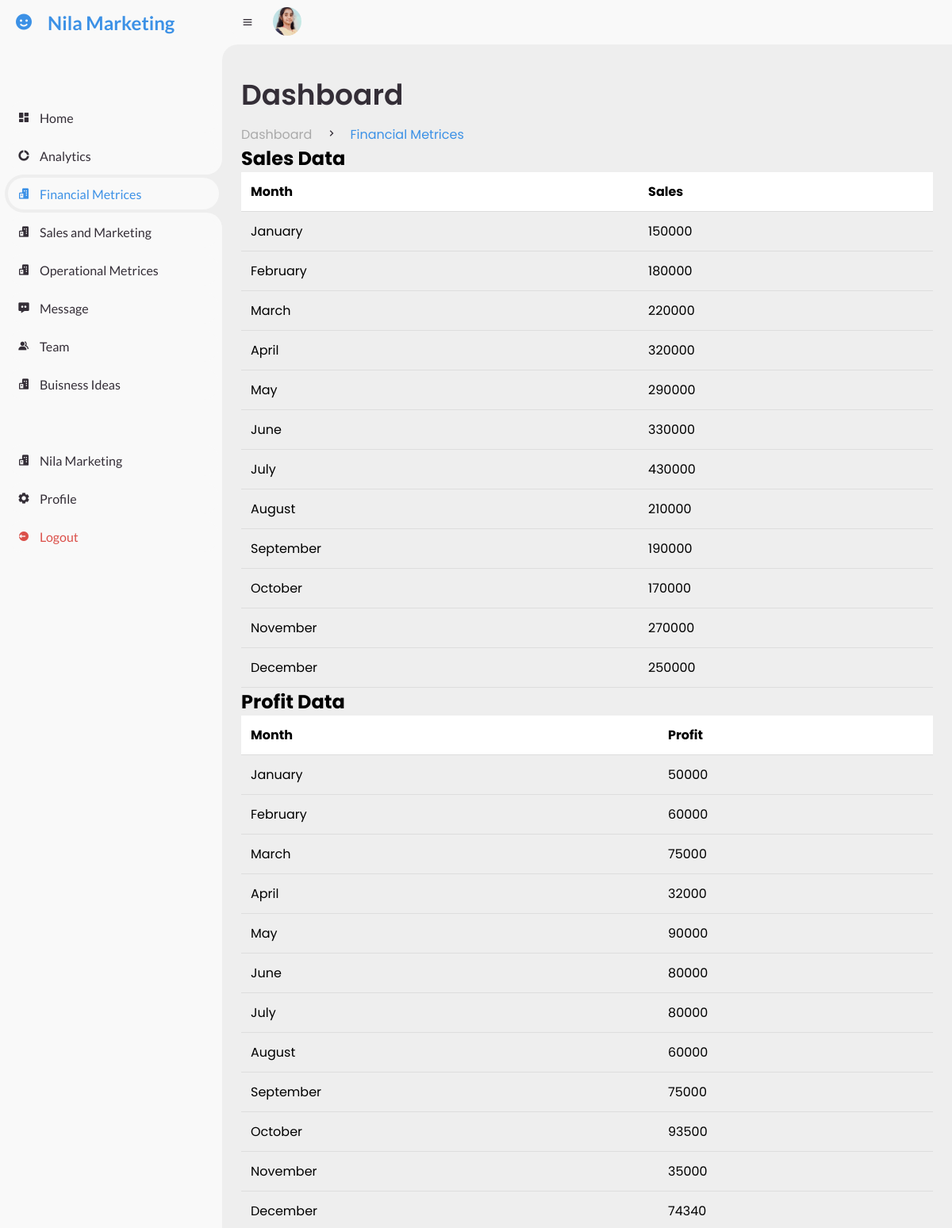
The page /sales.php (upper part) on the database its author committed.
### tables this page shows
CREATE TABLE `sales_data` (
  `id` int(11) NOT NULL,
  `month` varchar(20) NOT NULL,
  `sales` int(11) NOT NULL
);

CREATE TABLE `profit_data` (
  `id` int(11) NOT NULL,
  `month` varchar(20) NOT NULL,
  `profit` int(11) NOT NULL
);

### sales.php (the view, shortened to what this page needs)
<!DOCTYPE html>
<html lang="en">
<head>
  <link rel="stylesheet" href="team.css">
<link href='https://unpkg.com/boxicons@2.0.9/css/boxicons.min.css' rel='stylesheet'>
	<link rel="stylesheet" href="style.css">
</head>
<body>
	<section id="sidebar">
		<a href="ecom/index.php" class="brand">
			<i class='bx bxs-smile'></i>
			<span class="text">Nila Marketing</span>
		</a>
		<ul class="side-menu top">
			<li>
				<a href="dashboard.php">
					<i class='bx bxs-dashboard' ></i>
					<span class="text">Home</span>
				</a>
			</li>
			<li>
				<a href="analystics.html">
					<i class='bx bxs-doughnut-chart' ></i>
					<span class="text">Analytics</span>
				</a>
			</li>
<li class="active">
				<a href="sales.php">
					<i class='bx bxs-buildings' ></i>
					<span class="text">Financial Metrices</span>
				</a>
			</li>
<li>
				<a href="marketing.php">
					<i class='bx bxs-buildings' ></i>
					<span class="text">Sales and Marketing</span>
				</a>
			</li>
		<li>
				<a href="operational.php">
					<i class='bx bxs-buildings' ></i>
					<span class="text">Operational Metrices</span>
				</a>
			</li>
			<li>
				<a href="email.html">
					<i class='bx bxs-message-dots' ></i>
					<span class="text">Message</span>
				</a>
			</li>
			<li>
				<a href="team.html">
					<i class='bx bxs-group' ></i>
					<span class="text">Team</span>
				</a>
			</li>
<li>
				<a href="Buisness.html">
					<i class='bx bxs-buildings' ></i>
					<span class="text">Buisness Ideas</span>
				</a>
			</li>
		</ul>
		<ul class="side-menu">
<li>
				<a href="ecom/index.php">
					<i class='bx bxs-buildings' ></i>
					<span class="text">Nila Marketing</span>
				</a>
			</li>
			<li>
				<a href="setting.html">
					<i class='bx bxs-cog' ></i>
					<span class="text">Profile</span>
				</a>
			</li>
			<li>
				<a href="logout.php" class="logout">
					<i class='bx bxs-log-out-circle' ></i>
					<span class="text">Logout</span>
				</a>
			</li>
		</ul>
	</section>
<section id="content">
		<nav>
			<i class='bx bx-menu' ></i>
			<a href="setting.html" class="profile">
				<img src="profile.jpg">
			</a>
		</nav>
<main>
			<div class="head-title">
				<div class="left">
					<h1>Dashboard</h1>
					<ul class="breadcrumb">
						<li>
							<a href="dashboard.html">Dashboard</a>
						</li>
						<li><i class='bx bx-chevron-right' ></i></li>
						<li>
							<a class="active" href="sales.html">Financial Metrices</a>
						</li>
					</ul>
				</div>
			</div>
<h2>Sales Data</h2>
<?php
$servername = "localhost";
$username = "root";
$password = "";
$dbname = "ceo_dashboard";
$conn = new mysqli($servername, $username, $password, $dbname);
$sql = "SELECT month, sales FROM sales_data";
$result = $conn->query($sql);
if ($result->num_rows > 0) {
    echo "<table>";
    echo "<tr><th>Month</th><th>Sales</th></tr>";
    while($row = $result->fetch_assoc()) {
        echo "<tr><td>".$row["month"]."</td><td>".$row["sales"]."</td></tr>";
    }
    echo "</table>";
} else {
    echo "0 results";
}
?>
<h2>Profit Data</h2>
<?php
$sql = "SELECT month, profit FROM profit_data";
$result = $conn->query($sql);
if ($result->num_rows > 0) {
    echo "<table>";
    echo "<tr><th>Month</th><th>Profit</th></tr>";
    while($row = $result->fetch_assoc()) {
        echo "<tr><td>".$row["month"]."</td><td>".$row["profit"]."</td></tr>";
    }
    echo "</table>";
} else {
    echo "0 results";
}
?>
	</main>
</section>
</body>
</html>

### team.css (style rules this page uses)
body { margin:0; font-family: Candara, sans-serif; background-color: #f4f4f4; }
table { width: 100%; border-collapse: collapse; }
th, td { padding: 12px; text-align: left; border-bottom: 1px solid #ddd; }
th { background-color: white; }

### style.css (style rules this page uses)
* { margin: 0; padding: 0; box-sizing: border-box; }
a { text-decoration: none; }
li { list-style: none; }
:root { --poppins: 'Poppins', sans-serif; --lato: 'Lato', sans-serif; --light: #F9F9F9; --blue: #3C91E6; --light-blue: #CFE8FF; --grey: #eee; --dark-grey: #AAAAAA; --dark: #342E37; --red: #DB504A; --yellow: #FFCE26; --light-yellow: #FFF2C6; --orange: #FD7238; --light-orange: #FFE0D3; }
html { overflow-x: hidden; }
body { background: var(--grey); overflow-x: hidden; }
#sidebar { position: fixed; top: 0; left: 0; width: 280px; height: 100%; background: var(--light); z-index: 2000; font-family: var(--lato); transition: .3s ease; overflow-x: hidden; scrollbar-width: 30px; }
#sidebar .brand { font-size: 24px; font-weight: 700; height: 56px; display: flex; align-items: center; color: var(--blue); position: sticky; top: 0; left: 0; background: var(--light); z-index: 500; padding-bottom: 20px; box-sizing: content-box; }
#sidebar .brand .bx { min-width: 60px; display: flex; justify-content: center; }
#sidebar .side-menu { width: 100%; margin-top: 48px; }
#sidebar .side-menu li { height: 48px; background: transparent; margin-left: 6px; border-radius: 48px 0 0 48px; padding: 4px; }
#sidebar .side-menu li.active { background: var(--grey); position: relative; }
#sidebar .side-menu li.active::before { content: ''; position: absolute; width: 40px; height: 40px; border-radius: 50%; top: -40px; right: 0; box-shadow: 20px 20px 0 var(--grey); z-index: -1; }
#sidebar .side-menu li.active::after { content: ''; position: absolute; width: 40px; height: 40px; border-radius: 50%; bottom: -40px; right: 0; box-shadow: 20px -20px 0 var(--grey); z-index: -1; }
#sidebar .side-menu li a { width: 100%; height: 100%; background: var(--light); display: flex; align-items: center; border-radius: 48px; font-size: 16px; color: var(--dark); white-space: nowrap; overflow-x: hidden; }
#sidebar .side-menu.top li.active a { color: var(--blue); }
#sidebar .side-menu li a.logout { color: var(--red); }
#sidebar .side-menu li a .bx { min-width: calc(60px - ((4px + 6px) * 2)); display: flex; justify-content: center; }
#content { position: relative; width: calc(100% - 280px); left: 280px; transition: .3s ease; }
#content nav { height: 56px; background: var(--light); padding: 0 24px; display: flex; align-items: center; grid-gap: 24px; font-family: var(--lato); position: sticky; top: 0; left: 0; z-index: 1000; }
#content nav::before { content: ''; position: absolute; width: 40px; height: 40px; bottom: -40px; left: 0; border-radius: 50%; box-shadow: -20px -20px 0 var(--light); }
#content nav a { color: var(--dark); }
#content nav .bx.bx-menu { cursor: pointer; color: var(--dark); }
#content nav .profile img { width: 36px; height: 36px; object-fit: cover; border-radius: 50%; }
#content main { width: 100%; padding: 36px 24px; font-family: var(--poppins); max-height: calc(100vh - 56px); overflow-y: auto; }
#content main .head-title { display: flex; align-items: center; justify-content: space-between; grid-gap: 16px; flex-wrap: wrap; }
#content main .head-title .left h1 { font-size: 36px; font-weight: 600; margin-bottom: 10px; color: var(--dark); }
#content main .head-title .left .breadcrumb { display: flex; align-items: center; grid-gap: 16px; }
#content main .head-title .left .breadcrumb li { color: var(--dark); }
#content main .head-title .left .breadcrumb li a { color: var(--dark-grey); pointer-events: none; }
#content main .head-title .left .breadcrumb li a.active { color: var(--blue); pointer-events: unset; }

### rows shown on the page
sales_data: month "January", sales "150000"
sales_data: month "February", sales "180000"
sales_data: month "March", sales "220000"
sales_data: month "April", sales "320000"
sales_data: month "May", sales "290000"
sales_data: month "June", sales "330000"
sales_data: month "July", sales "430000"
sales_data: month "August", sales "210000"
sales_data: month "September", sales "190000"
sales_data: month "October", sales "170000"
sales_data: month "November", sales "270000"
sales_data: month "December", sales "250000"
profit_data: month "January", profit "50000"
profit_data: month "February", profit "60000"
profit_data: month "March", profit "75000"
profit_data: month "April", profit "32000"
profit_data: month "May", profit "90000"
profit_data: month "June", profit "80000"
profit_data: month "July", profit "80000"
profit_data: month "August", profit "60000"
profit_data: month "September", profit "75000"
profit_data: month "October", profit "93500"
profit_data: month "November", profit "35000"
profit_data: month "December", profit "74340"
